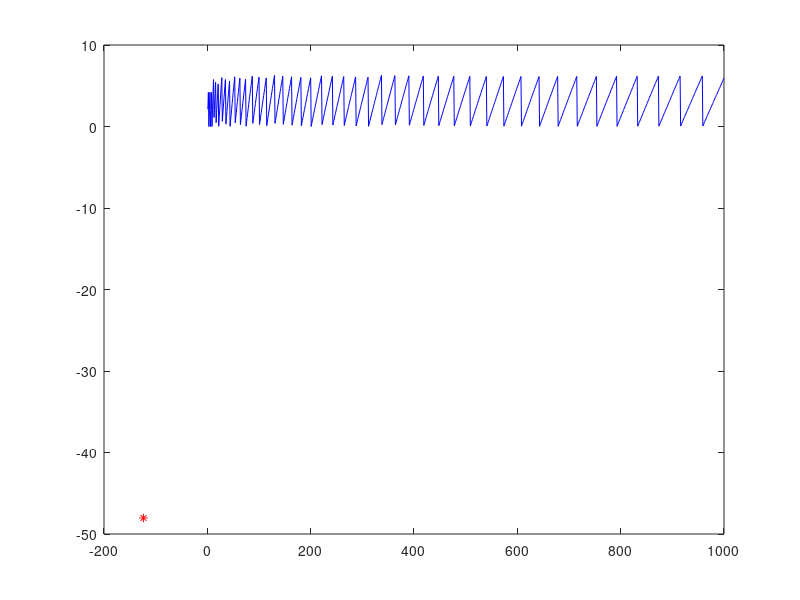

Write the MATLAB code that produced this figure.
function test
close all

mu = 1*pi/180;
v = 10;

X = [0;0;0.00];

dt = 2;

for i = 1:1000
    v = v;% + 0.05;
    mu = (2 + X(3,1)^2 ) / (0.5*(1 + X(3,1)^2)^1.5);
    
    if mu < 0
        mu = 0;
    end
    
    if mu > 6*pi/180
        mu = 6*pi/180;
    end
    
    if v > 20
        v = 20;
    end
    
    X = simMove(X,[v;mu],dt);
    store(:,i) = X(:,1);
    
    

end

plot(store(1,:), store(2,:), 'b')
plot(mod(store(3,:),2*pi), 'b')
hold on
plot(store(1,end), store(2,end), 'r*')

end


function [ X_next ] = simMove( X,U,dt )
%simMove given current state, control input and time step, this function
%returns the state at the next instant of time
%   Implements a simple 4th order Runge Kutta prediction

k1 = continuousDynamics(X,U);
k2 = continuousDynamics(X+k1*dt/2,U);
k3 = continuousDynamics(X+k2*dt/2,U);
k4 = continuousDynamics(X+k3*dt,U);

X_next = X + (k1 + 2*k2 + 2*k3 + k4)*dt/6;

end

% -------------------------------------------------------------------------
function [ X_dot ] = continuousDynamics( X,U )
%CONTINUOUSDYNAMICS simulates continuous dynamics of the system
%   Taken from the model of the UAV
%   X = [x;y;theta], U = [v;mu]
%   x' = v sin(theta)
%   y' = v cos(theta)
%   theta' = v mu

X_dot = zeros(3,1);
X_dot(1,1) = U(1,1) * sin( X(3,1) );
X_dot(2,1) = U(1,1) * cos( X(3,1) );
X_dot(3,1) = U(1,1) * U(2,1);

end